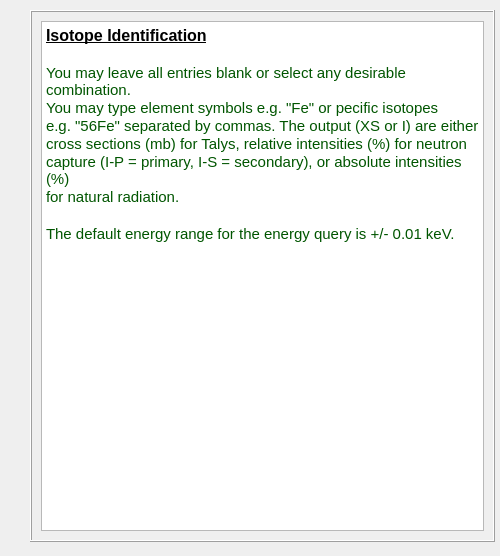
<?xml version="1.0" encoding="UTF-8"?>
<ui version="4.0">
 <class>Dialog</class>
 <widget class="QDialog" name="Dialog">
  <property name="geometry">
   <rect>
    <x>0</x>
    <y>0</y>
    <width>500</width>
    <height>556</height>
   </rect>
  </property>
  <property name="windowTitle">
   <string>Dialog</string>
  </property>
  <widget class="QFrame" name="frame">
   <property name="geometry">
    <rect>
     <x>30</x>
     <y>10</y>
     <width>465</width>
     <height>532</height>
    </rect>
   </property>
   <property name="frameShape">
    <enum>QFrame::Box</enum>
   </property>
   <property name="frameShadow">
    <enum>QFrame::Raised</enum>
   </property>
   <layout class="QGridLayout" name="gridLayout_2">
    <item row="0" column="0">
     <widget class="QTextEdit" name="textEdit">
      <property name="html">
       <string>&lt;!DOCTYPE HTML PUBLIC &quot;-//W3C//DTD HTML 4.0//EN&quot; &quot;http://www.w3.org/TR/REC-html40/strict.dtd&quot;&gt;
&lt;html&gt;&lt;head&gt;&lt;meta name=&quot;qrichtext&quot; content=&quot;1&quot; /&gt;&lt;style type=&quot;text/css&quot;&gt;
p, li { white-space: pre-wrap; }
&lt;/style&gt;&lt;/head&gt;&lt;body style=&quot; font-family:'MS Shell Dlg 2'; font-size:7.8pt; font-weight:400; font-style:normal;&quot;&gt;
&lt;p style=&quot; margin-top:0px; margin-bottom:0px; margin-left:0px; margin-right:0px; -qt-block-indent:0; text-indent:0px;&quot;&gt;&lt;span style=&quot; font-size:12pt; font-weight:600; text-decoration: underline;&quot;&gt;Isotope Identification&lt;/span&gt;&lt;/p&gt;
&lt;p style=&quot;-qt-paragraph-type:empty; margin-top:0px; margin-bottom:0px; margin-left:0px; margin-right:0px; -qt-block-indent:0; text-indent:0px; font-size:12pt; font-weight:600; text-decoration: underline;&quot;&gt;&lt;br /&gt;&lt;/p&gt;
&lt;p style=&quot; margin-top:0px; margin-bottom:0px; margin-left:0px; margin-right:0px; -qt-block-indent:0; text-indent:0px;&quot;&gt;&lt;span style=&quot; font-size:11pt; color:#005500;&quot;&gt;You may leave all entries blank or select any desirable combination.&lt;/span&gt;&lt;/p&gt;
&lt;p style=&quot; margin-top:0px; margin-bottom:0px; margin-left:0px; margin-right:0px; -qt-block-indent:0; text-indent:0px;&quot;&gt;&lt;span style=&quot; font-size:11pt; color:#005500;&quot;&gt;You may type element symbols e.g. &amp;quot;Fe&amp;quot; or pecific isotopes&lt;/span&gt;&lt;/p&gt;
&lt;p style=&quot; margin-top:0px; margin-bottom:0px; margin-left:0px; margin-right:0px; -qt-block-indent:0; text-indent:0px;&quot;&gt;&lt;span style=&quot; font-size:11pt; color:#005500;&quot;&gt;e.g. &amp;quot;56Fe&amp;quot; separated by commas. The output (XS or I) are either&lt;/span&gt;&lt;/p&gt;
&lt;p style=&quot; margin-top:0px; margin-bottom:0px; margin-left:0px; margin-right:0px; -qt-block-indent:0; text-indent:0px;&quot;&gt;&lt;span style=&quot; font-size:11pt; color:#005500;&quot;&gt;cross sections (mb) for Talys, relative intensities (%) for neutron&lt;/span&gt;&lt;/p&gt;
&lt;p style=&quot; margin-top:0px; margin-bottom:0px; margin-left:0px; margin-right:0px; -qt-block-indent:0; text-indent:0px;&quot;&gt;&lt;span style=&quot; font-size:11pt; color:#005500;&quot;&gt;capture (I-P = primary, I-S = secondary), or absolute intensities (%)&lt;/span&gt;&lt;/p&gt;
&lt;p style=&quot; margin-top:0px; margin-bottom:0px; margin-left:0px; margin-right:0px; -qt-block-indent:0; text-indent:0px;&quot;&gt;&lt;span style=&quot; font-size:11pt; color:#005500;&quot;&gt;for natural radiation.&lt;/span&gt;&lt;/p&gt;
&lt;p style=&quot;-qt-paragraph-type:empty; margin-top:0px; margin-bottom:0px; margin-left:0px; margin-right:0px; -qt-block-indent:0; text-indent:0px; font-size:12pt; font-weight:600; text-decoration: underline;&quot;&gt;&lt;br /&gt;&lt;/p&gt;
&lt;p style=&quot; margin-top:0px; margin-bottom:0px; margin-left:0px; margin-right:0px; -qt-block-indent:0; text-indent:0px;&quot;&gt;&lt;span style=&quot; font-size:11pt; color:#005500;&quot;&gt;The default energy range for the energy query is +/- 0.01 keV.&lt;/span&gt;&lt;/p&gt;
&lt;p style=&quot;-qt-paragraph-type:empty; margin-top:0px; margin-bottom:0px; margin-left:0px; margin-right:0px; -qt-block-indent:0; text-indent:0px; font-size:12pt; font-weight:600; text-decoration: underline;&quot;&gt;&lt;br /&gt;&lt;/p&gt;&lt;/body&gt;&lt;/html&gt;</string>
      </property>
     </widget>
    </item>
   </layout>
  </widget>
 </widget>
 <resources/>
 <connections/>
</ui>
